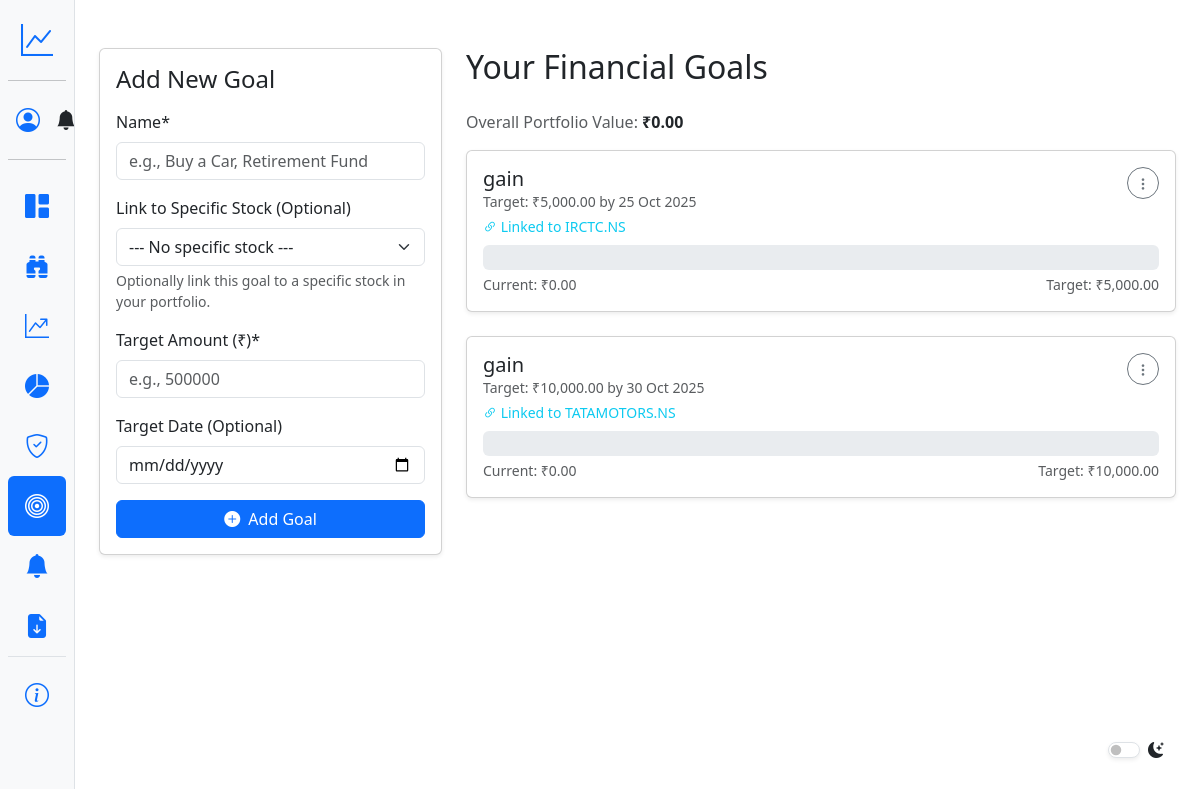
/portfolio/goals/ (signed in), run on the app's committed database.
### portfolio/models.py (models this page shows, shortened)
class Goal(models.Model):
    user = models.ForeignKey(User, on_delete=models.CASCADE)
    name = models.CharField(max_length=100)
    linked_stock = models.ForeignKey(
        Stock,
        on_delete=models.SET_NULL, # Keep goal even if stock is deleted
        null=True,
        blank=True,
        help_text="Optionally link this goal to a specific stock in your portfolio."
    )
    target_amount = models.DecimalField(max_digits=12, decimal_places=2)
    target_date = models.DateField(null=True, blank=True)

class Stock(models.Model):
    user = models.ForeignKey(User, on_delete=models.CASCADE)
    ticker = models.CharField(max_length=50)
    quantity = models.DecimalField(max_digits=10, decimal_places=2)
    purchase_price = models.DecimalField(max_digits=10, decimal_places=2)
    purchase_date = models.DateField()
    def __str__(self):
        return f"{self.ticker} (Purchased: {self.purchase_date})"
    price_history = models.TextField(blank=True, null=True)

### portfolio/views.py (the view)
# urls.py: path('goals/', views.goal_tracker_view, name='goal_tracker'),
@login_required
def goal_tracker_view(request):
    if request.method == 'POST':
        form = GoalForm(request.POST, user=request.user)
        if form.is_valid():
            goal = form.save(commit=False); goal.user = request.user; goal.save()
            messages.success(request, f"New goal '{goal.name}' added!")
            return redirect('goal_tracker')
    else:
        form = GoalForm(user=request.user)
    stocks = Stock.objects.filter(user=request.user)
    stock_current_values = {}
    total_portfolio_value = Decimal('0.0')
    for stock in stocks:
        current_price_str = get_stock_price(stock.ticker); current_price = Decimal('0.0')
        if current_price_str is not None:
            try: current_price = Decimal(str(current_price_str))
            except InvalidOperation: pass
        current_value = stock.quantity * current_price
        stock_current_values[stock.id] = current_value # Store by stock ID
        total_portfolio_value += current_value
    goals = Goal.objects.filter(user=request.user).order_by('target_date', 'name')
    goals_with_progress = []
    for goal in goals:
        progress_percentage = Decimal('0.0'); current_value_for_goal = Decimal('0.0')
        value_source_label = "Total Portfolio Value"
        if goal.linked_stock:
            linked_stock_value = stock_current_values.get(goal.linked_stock.id, Decimal('0.0'))
            current_value_for_goal = linked_stock_value
            value_source_label = f"Value of {goal.linked_stock.ticker}"
            if goal.target_amount > 0:
                progress_percentage = (linked_stock_value / goal.target_amount) * 100
        else:
            current_value_for_goal = total_portfolio_value
            value_source_label = "Total Portfolio Value"
            if goal.target_amount > 0:
                progress_percentage = (total_portfolio_value / goal.target_amount) * 100
        goals_with_progress.append({
            'goal': goal, 'progress': min(progress_percentage, Decimal('100.0')),
            'is_complete': current_value_for_goal >= goal.target_amount,
            'current_value_for_goal': current_value_for_goal,
            'value_source_label': value_source_label
        })
    context = { 'form': form, 'goals': goals_with_progress, 'total_portfolio_value': total_portfolio_value }
    return render(request, 'portfolio/goal_tracker.html', context)

### portfolio/templates/portfolio/goal_tracker.html (shortened to what this page needs)
{% extends 'portfolio/base.html' %}
{% load crispy_forms_tags %}
{% load humanize %}
{% block content %}
<div class="container py-4">
    <div class="row g-4">
        <div class="col-lg-4">
            <div class="card shadow-sm sticky-lg-top" style="top: 80px;"> <div class="card-body">
                    <h2 class="card-title h4 mb-3">Add New Goal</h2>
                    <form method="post" novalidate>
                        {{ form|crispy }}
                        <div class="d-grid mt-3">
                            <button type="submit" class="btn btn-primary">
                                <i class="bi bi-plus-circle-fill me-1"></i> Add Goal
                            </button>
                        </div>
                    </form>
                </div>
            </div>
        </div>
        <div class="col-lg-8">
            <h2 class="mb-4">Your Financial Goals</h2>
             {% if not goals %}
                <div class="card card-body text-center shadow-sm">
                     <p class="text-muted mb-0">You haven't added any goals yet. Use the form to get started!</p>
                </div>
            {% else %}
                 <p class="text-muted mb-3">
                     Overall Portfolio Value: <strong class="text-body">₹{{ total_portfolio_value|floatformat:2|intcomma }}</strong>
                 </p>
                {% for item in goals %}
                    <div class="card mb-4 shadow-sm {% if item.is_complete %} border-success border-2 {% endif %}">
                        <div class="card-body">
                            <div class="d-flex justify-content-between align-items-start mb-2">
                                <div>
                                    <h5 class="card-title mb-1 {% if item.is_complete %} text-success {% endif %}">
                                         {{ item.goal.name }}
                                    </h5>
                                    <p class="card-subtitle text-muted small">
                                        Target: ₹{{ item.goal.target_amount|floatformat:2|intcomma }}
                                        {% if item.goal.target_date %} by {{ item.goal.target_date|date:"d M Y" }} {% endif %}
                                    </p>
                                    {% if item.goal.linked_stock %}
                                        <p class="card-subtitle text-info small mb-0 mt-1" data-bs-toggle="tooltip" title="{{ item.value_source_label }}">
                                            <i class="bi bi-link-45deg"></i> Linked to {{ item.goal.linked_stock.ticker }}
                                        </p>
                                    {% else %}
                                         <p class="card-subtitle text-secondary small mb-0 mt-1" data-bs-toggle="tooltip" title="{{ item.value_source_label }}">
                                             <i class="bi bi-collection-fill"></i> Based on Total Portfolio
                                         </p>
                                    {% endif %}
                                </div>
                                <div class="dropdown action-dropdown">
                                    <button class="btn btn-sm btn-outline-secondary rounded-circle" type="button" id="goalAction{{ item.goal.id }}" data-bs-toggle="dropdown" aria-expanded="false" style="width: 32px; height: 32px; padding: 0;">
                                        <i class="bi bi-three-dots-vertical"></i>
                                    </button>
                                </div>
                            </div>
                            <div class="progress" role="progressbar" aria-label="Goal progress" aria-valuenow="{{ item.progress|floatformat:0 }}" aria-valuemin="0" aria-valuemax="100" style="height: 25px;">
                            </div>
                            <div class="d-flex justify-content-between mt-1">
                                <small class="text-muted">
                                    Current: ₹{{ item.current_value_for_goal|floatformat:2|intcomma }}
                                </small>
                                <small class="text-muted">
                                    Target: ₹{{ item.goal.target_amount|floatformat:2|intcomma }}
                                </small>
                            </div>
                        </div>
                    </div>
                {% endfor %}
            {% endif %}
        </div>
    </div>
</div>
{% endblock %}

### portfolio/templates/portfolio/base.html (shortened to what this page needs)
<!doctype html>
<html lang="en" data-bs-theme="light">
<head>
    <link href="https://cdn.jsdelivr.net/npm/bootstrap@5.3.3/dist/css/bootstrap.min.css" rel="stylesheet">
    <link rel="stylesheet" href="https://cdn.jsdelivr.net/npm/bootstrap-icons@1.11.3/font/bootstrap-icons.min.css">
</head>
<body>
    <div class="sidebar d-flex flex-column flex-shrink-0 bg-body-tertiary border-end offcanvas-lg offcanvas-start"
        tabindex="-1" id="offcanvasSidebar">
        <div class="offcanvas-body d-flex flex-column p-0">
            <div>
                <a href="{% url 'home' %}"
                    class="sidebar-brand-link d-flex align-items-center mb-0 text-decoration-none p-2">
                    <i class="bi bi-graph-up sidebar-brand-icon fs-2 text-primary me-2"></i>
                </a>
                <hr class="my-2">
                {% if user.is_authenticated %}
                <div class="d-flex justify-content-between align-items-center px-2 py-1">
                    <div class="dropdown profile-dropdown flex-grow-1 me-2">
                        <a href="#" class="d-flex align-items-center text-decoration-none dropdown-toggle"
                            id="dropdownUser2" data-bs-toggle="dropdown" aria-expanded="false">
                            <i class="bi bi-person-circle fs-4 me-2"></i>
                        </a>
                    </div>
                    <a class="nav-link position-relative px-2 notification-link" href="{% url 'manage_alerts' %}">
                        <i class="bi bi-bell-fill fs-5"></i>
                    </a>
                </div>
                <hr class="mt-2 mb-3">
                {% endif %}
            </div>
            <ul class="nav nav-pills flex-column mb-auto">
                {% if user.is_authenticated %}
                <li class="nav-item">
                    <a href="{% url 'dashboard' %}"
                        class="nav-link {% if request.resolver_match.url_name == 'dashboard' %}active{% endif %}">
                        <i class="bi bi-grid-1x2-fill me-2"></i> <span class="nav-text">Portfolio</span>
                    </a>
                </li>
                <li>
                    <a href="{% url 'explore' %}"
                        class="nav-link {% if request.resolver_match.url_name == 'explore' %}active{% endif %}">
                        <i class="bi bi-binoculars-fill me-2"></i> <span class="nav-text">Explore</span>
                    </a>
                </li>
                <li>
                    <a href="{% url 'predictive_analytics' %}"
                        class="nav-link {% if request.resolver_match.url_name == 'predictive_analytics' %}active{% endif %}">
                        <i class="bi bi-graph-up-arrow me-2"></i> <span class="nav-text">Predictive Analytics</span>
                    </a>
                </li>
                <li>
                    <a href="{% url 'sector_analysis' %}"
                        class="nav-link {% if request.resolver_match.url_name == 'sector_analysis' %}active{% endif %}">
                        <i class="bi bi-pie-chart-fill me-2"></i> <span class="nav-text">Sector Analysis</span>
                    </a>
                </li>
                <li>
                    <a href="{% url 'risk_analysis' %}"
                        class="nav-link {% if request.resolver_match.url_name == 'risk_analysis' %}active{% endif %}">
                        <i class="bi bi-shield-check me-2"></i> <span class="nav-text">Risk Analysis</span>
                    </a>
                </li>
                <li>
                    <a href="{% url 'goal_tracker' %}"
                        class="nav-link {% if request.resolver_match.url_name == 'goal_tracker' %}active{% endif %}">
                        <i class="bi bi-bullseye me-2"></i> <span class="nav-text">Goals</span>
                    </a>
                </li>
                <li>
                    <a href="{% url 'manage_alerts' %}"
                        class="nav-link {% if request.resolver_match.url_name == 'manage_alerts' %}active{% endif %}">
                        <i class="bi bi-bell-fill me-2"></i> <span class="nav-text">Alerts</span>
                    </a>
                </li>
                <li class="nav-item dropdown">
                    <a class="nav-link dropdown-toggle" href="#" id="reportsDropdownSidebar" data-bs-toggle="dropdown">
                        <i class="bi bi-file-earmark-arrow-down-fill me-2"></i> <span class="nav-text">Reports</span>
                    </a>
                </li>
                {% endif %}
                <li class="nav-item mt-auto pt-2 border-top">
                    <a href="{% url 'about' %}"
                        class="nav-link {% if request.resolver_match.url_name == 'about' %}active{% endif %}">
                        <i class="bi bi-info-circle me-2"></i> <span class="nav-text">About</span>
                    </a>
                </li>
            </ul>
        </div>
    </div>
    <div class="main-content">
        <main class="container py-4">
            {% block content %}{% endblock %}
        </main>
    </div>
    <div class="theme-switcher form-check form-switch p-3">
        <input class="form-check-input shadow-sm" type="checkbox" role="switch" id="theme-toggle">
        <label class="form-check-label" for="theme-toggle"> <i class="bi bi-moon-stars-fill"></i> </label>
    </div>
</body>
</html>

### data on the page
Goal: goal.name "gain", goal.target_amount "5,000.00", goal.target_date "25 Oct 2025", goal.linked_stock.ticker "IRCTC.NS", {{ item.progress|floatformat:0 }} 0 (drawn), current_value_for_goal "0.00"
Goal: goal.name "gain", goal.target_amount "10,000.00", goal.target_date "30 Oct 2025", goal.linked_stock.ticker "TATAMOTORS.NS", {{ item.progress|floatformat:0 }} 0 (drawn), current_value_for_goal "0.00"

### other printed values
{{ total_portfolio_value|floatformat:2|intcomma }} "0.00"
